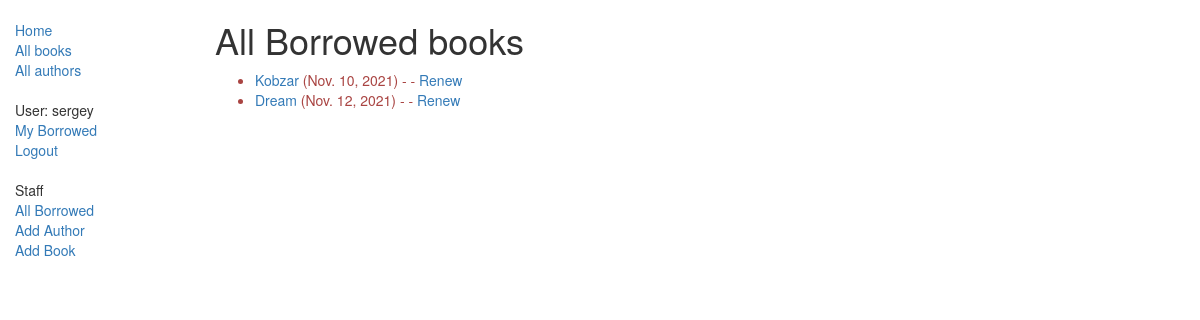
The page /catalog/borrowed/ (signed in) on the database as committed earlier.
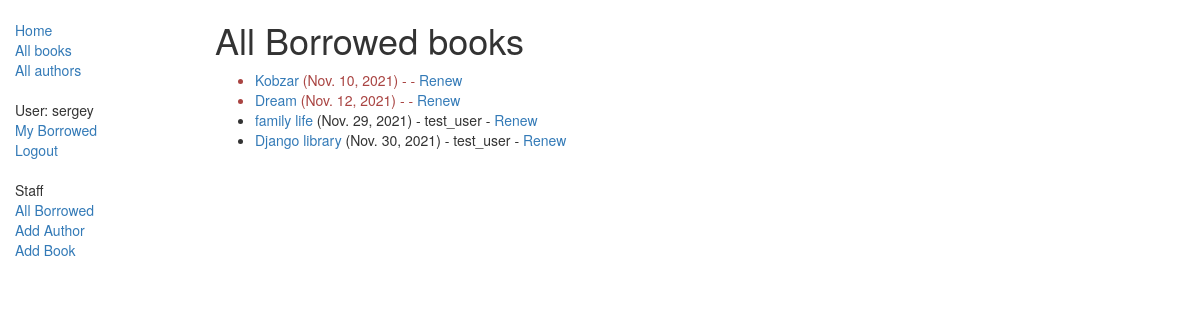
The same page on the database as committed later.
### catalog/models.py (models this page shows, shortened)
class BookInstance(models.Model):
    id = models.UUIDField(primary_key=True, default=uuid.uuid4, help_text="Unique ID for this particular book across whole library")
    book = models.ForeignKey('Book', on_delete=models.SET_NULL, null=True)
    imprint = models.CharField(max_length=200)
    due_back = models.DateField(null=True, blank=True)
    borrower = models.ForeignKey(User, on_delete=models.SET_NULL, null=True, blank=True)
    @property
    def is_overdue(self):
        if self.due_back and date.today() > self.due_back:
            return True
        return False
    LOAN_STATUS = (
        ('m', 'Maintenance'),
        ('o', 'On loan'),
        ('a', 'Available'),
        ('r', 'Reserved'),
    )
    status = models.CharField(
        max_length=1,
        choices=LOAN_STATUS,
        blank=True,
        default='m',
        help_text='Book availability'
    )
    class Meta:
        ordering = ["due_back"]
        permissions = (("can_mark_returned", "Set book as returned"),)

class Book(models.Model):
    title = models.CharField(max_length=200)
    author = models.ForeignKey('Author', on_delete=models.SET_NULL, null=True)
    summary = models.TextField(max_length=1000, help_text="Enter a brief description of the book")
    isbn = models.CharField('ISBN',max_length=13, help_text='13 Character <a href="https://www.isbn-international.org/content/what-isbn">ISBN number</a>')
    genre = models.ManyToManyField(Genre, help_text="Select a genre for this book")
    language = models.ForeignKey('Language', on_delete=models.SET_NULL, null=True)
    def display_genre(self):
        """
        Creates a string for the Genre. This is required to display genre in Admin.
        """
        return ', '.join([genre.name for genre in self.genre.all()[:3]])
    display_genre.short_description = 'Genre'

### catalog/views.py (the view)
class LoanedBooksByLibrarianListView(RedirectPermissionRequiredMixin, LoginRequiredMixin, generic.ListView):
    model = BookInstance
    template_name = 'catalog/bookinstance_list_borrowed_librarian.html'
    paginate_by = 10
    permission_required = 'catalog.can_mark_returned'
    def get_queryset(self):
        return BookInstance.objects.filter(status__exact='o').order_by('due_back')

### catalog/templates/catalog/bookinstance_list_borrowed_librarian.html (shortened to what this page needs)
<!DOCTYPE html>
<html lang="en">
<body>
{% extends "base_generic.html" %}
{% block content %}
    <h1>All Borrowed books</h1>
    {% if bookinstance_list %}
    <ul>
      {% for bookinst in bookinstance_list %}
      <li class="{% if bookinst.is_overdue %}text-danger{% endif %}">
        <a href="{% url 'book-detail' bookinst.book.pk %}">{{bookinst.book.title}}</a> ({{ bookinst.due_back }}) - {{ bookinst.borrower.username }} - <a href="{% url 'renew-book-librarian' bookinst.id %}">Renew</a>      </li>
      {% endfor %}
    </ul>
    {% else %}
      <p>There are no books borrowed.</p>
    {% endif %}
{% endblock %}

Rows that differ between the two databases and show on the page:
now on this page (row edited): BookInstance: book "family life", due_back "Nov. 29, 2021", borrower.username "test_user"
now on this page (row edited): BookInstance: book "Django library", due_back "Nov. 30, 2021", borrower.username "test_user"
